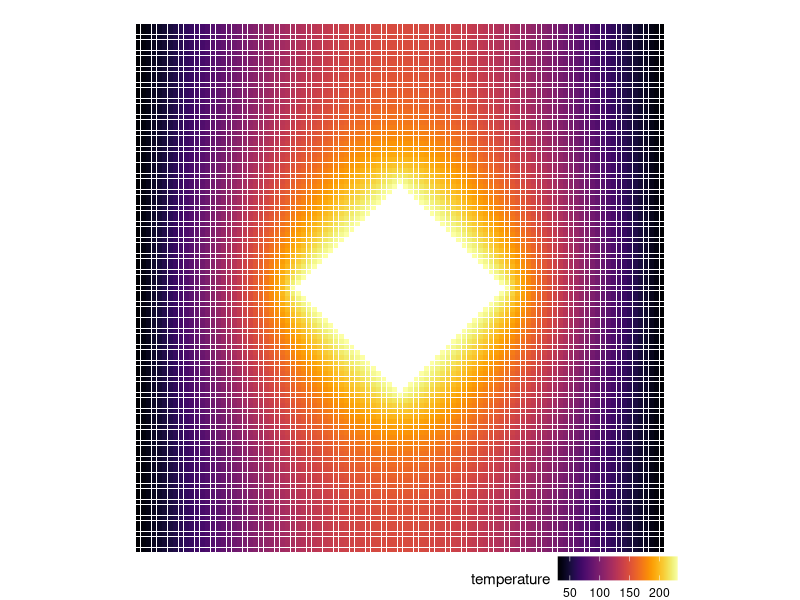

Source code (R):
# John Brezovec 2018
# Visualization of 2-d conduction solutions

## ---- plotSolution
library(tidyverse)
library(viridis)

# read in the necessary files
solution <- read_csv("solution.csv")
coordinates <- read_csv("index_coordinates.csv")

# merge them
solution <- merge(coordinates, solution)

fix_symmetry <- function(s_df) {
  max_x <- max(s_df$x)
  max_y <- max(s_df$y)
  max_index <- max(s_df$index)
  # do one axis of rotation
  for (n in 1:nrow(s_df)) {
    new_row <- list(
      max_index + n,
      2 * max_x - s_df$x[n],
      s_df$y[n],
      s_df$temperature[n]
    )
    s_df[max_index + n, ] <- new_row
  }
  # do the other axis of rotation
  max_index <- max(s_df$index) # reset the max index again
  for (n in 1:nrow(s_df)) {
    new_row <- list(
      max_index + n,
      s_df$x[n],
      2 * max_y - s_df$y[n],
      s_df$temperature[n]
    )
    s_df[max_index + n, ] <- new_row
  }
  return(s_df)
}

# applying symmetry condition to create full data
solution <- fix_symmetry(solution)

# now plot
plot <- solution %>%
  ggplot(mapping = aes(x = x, y = y, color = temperature)) +
  theme_void() +
  geom_point(shape = 15, size = 1.25) +
  scale_color_viridis(option = "inferno") +
  coord_fixed() +
  theme(
    legend.position = "bottom",
    legend.justification = "right",
    legend.margin = margin(0, 0, 0, 0),
    legend.box.margin = margin(-20, 15, 0, 0)
  )

## ---- savePlot
# save the plot
ggsave("plot.png", width = 6, height = 5, bg = "transparent")
